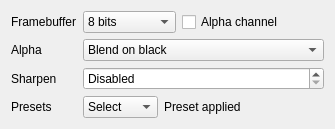
                <widget class="QWidget" name="generalTab">
                 <attribute name="title">
                  <string>General</string>
                 </attribute>
                 <layout class="QFormLayout" name="generalTabLayout">
                  <property name="fieldGrowthPolicy">
                   <enum>QFormLayout::FieldGrowthPolicy::AllNonFixedFieldsGrow</enum>
                  </property>
                  <item row="0" column="0">
                   <widget class="QLabel" name="videoFramebufferLabel">
                    <property name="text">
                     <string>Framebuffer</string>
                    </property>
                   </widget>
                  </item>
                  <item row="0" column="1">
                   <layout class="QHBoxLayout" name="videoFramebufferLayout" stretch="1,1,2">
                    <item>
                     <widget class="QComboBox" name="videoFramebuffer">
                      <property name="sizePolicy">
                       <sizepolicy hsizetype="MinimumExpanding" vsizetype="Fixed">
                        <horstretch>0</horstretch>
                        <verstretch>0</verstretch>
                       </sizepolicy>
                      </property>
                      <property name="currentIndex">
                       <number>0</number>
                      </property>
                      <item>
                       <property name="text">
                        <string>8 bits</string>
                       </property>
                      </item>
                      <item>
                       <property name="text">
                        <string>10 bits</string>
                       </property>
                      </item>
                      <item>
                       <property name="text">
                        <string>12 bits</string>
                       </property>
                      </item>
                      <item>
                       <property name="text">
                        <string>16 bits</string>
                       </property>
                      </item>
                      <item>
                       <property name="text">
                        <string>16 bits float</string>
                       </property>
                      </item>
                      <item>
                       <property name="text">
                        <string>32 bits float</string>
                       </property>
                      </item>
                     </widget>
                    </item>
                    <item>
                     <widget class="QCheckBox" name="videoUseAlpha">
                      <property name="text">
                       <string>Alpha channel</string>
                      </property>
                     </widget>
                    </item>
                    <item>
                     <spacer name="videoFramebufferSpacer">
                      <property name="orientation">
                       <enum>Qt::Orientation::Horizontal</enum>
                      </property>
                      <property name="sizeHint" stdset="0">
                       <size>
                        <width>40</width>
                        <height>20</height>
                       </size>
                      </property>
                     </spacer>
                    </item>
                   </layout>
                  </item>
                  <item row="1" column="0">
                   <widget class="QLabel" name="videoAlphaModeLabel">
                    <property name="text">
                     <string>Alpha</string>
                    </property>
                   </widget>
                  </item>
                  <item row="1" column="1">
                   <widget class="QComboBox" name="videoAlphaMode">
                    <item>
                     <property name="text">
                      <string>Blend on black</string>
                     </property>
                    </item>
                    <item>
                     <property name="text">
                      <string>Use</string>
                     </property>
                    </item>
                    <item>
                     <property name="text">
                      <string>Ignore</string>
                     </property>
                    </item>
                   </widget>
                  </item>
                  <item row="2" column="0">
                   <widget class="QLabel" name="videoSharpenLabel">
                    <property name="text">
                     <string>Sharpen</string>
                    </property>
                   </widget>
                  </item>
                  <item row="2" column="1">
                   <widget class="QDoubleSpinBox" name="videoSharpen">
                    <property name="specialValueText">
                     <string>Disabled</string>
                    </property>
                    <property name="decimals">
                     <number>6</number>
                    </property>
                    <property name="maximum">
                     <double>20.000000000000000</double>
                    </property>
                   </widget>
                  </item>
                  <item row="3" column="0">
                   <widget class="QLabel" name="videoPresetLabel">
                    <property name="text">
                     <string>Presets</string>
                    </property>
                   </widget>
                  </item>
                  <item row="3" column="1">
                   <layout class="QHBoxLayout" name="videoPresetLayout" stretch="1,0,2">
                    <item>
                     <widget class="QComboBox" name="videoPreset">
                      <property name="sizePolicy">
                       <sizepolicy hsizetype="Fixed" vsizetype="Fixed">
                        <horstretch>0</horstretch>
                        <verstretch>0</verstretch>
                       </sizepolicy>
                      </property>
                      <item>
                       <property name="text">
                        <string>Select</string>
                       </property>
                      </item>
                      <item>
                       <property name="text">
                        <string>Plain</string>
                       </property>
                      </item>
                      <item>
                       <property name="text">
                        <string>Low</string>
                       </property>
                      </item>
                      <item>
                       <property name="text">
                        <string>Medium</string>
                       </property>
                      </item>
                      <item>
                       <property name="text">
                        <string>High</string>
                       </property>
                      </item>
                      <item>
                       <property name="text">
                        <string>Highest</string>
                       </property>
                      </item>
                      <item>
                       <property name="text">
                        <string>Placebo</string>
                       </property>
                      </item>
                     </widget>
                    </item>
                    <item>
                     <widget class="QLabel" name="videoPresetApplied">
                      <property name="text">
                       <string>Preset applied</string>
                      </property>
                     </widget>
                    </item>
                    <item>
                     <spacer name="videoPresetSpacer">
                      <property name="orientation">
                       <enum>Qt::Orientation::Horizontal</enum>
                      </property>
                      <property name="sizeHint" stdset="0">
                       <size>
                        <width>40</width>
                        <height>20</height>
                       </size>
                      </property>
                     </spacer>
                    </item>
                   </layout>
                  </item>
                 </layout>
                </widget>
